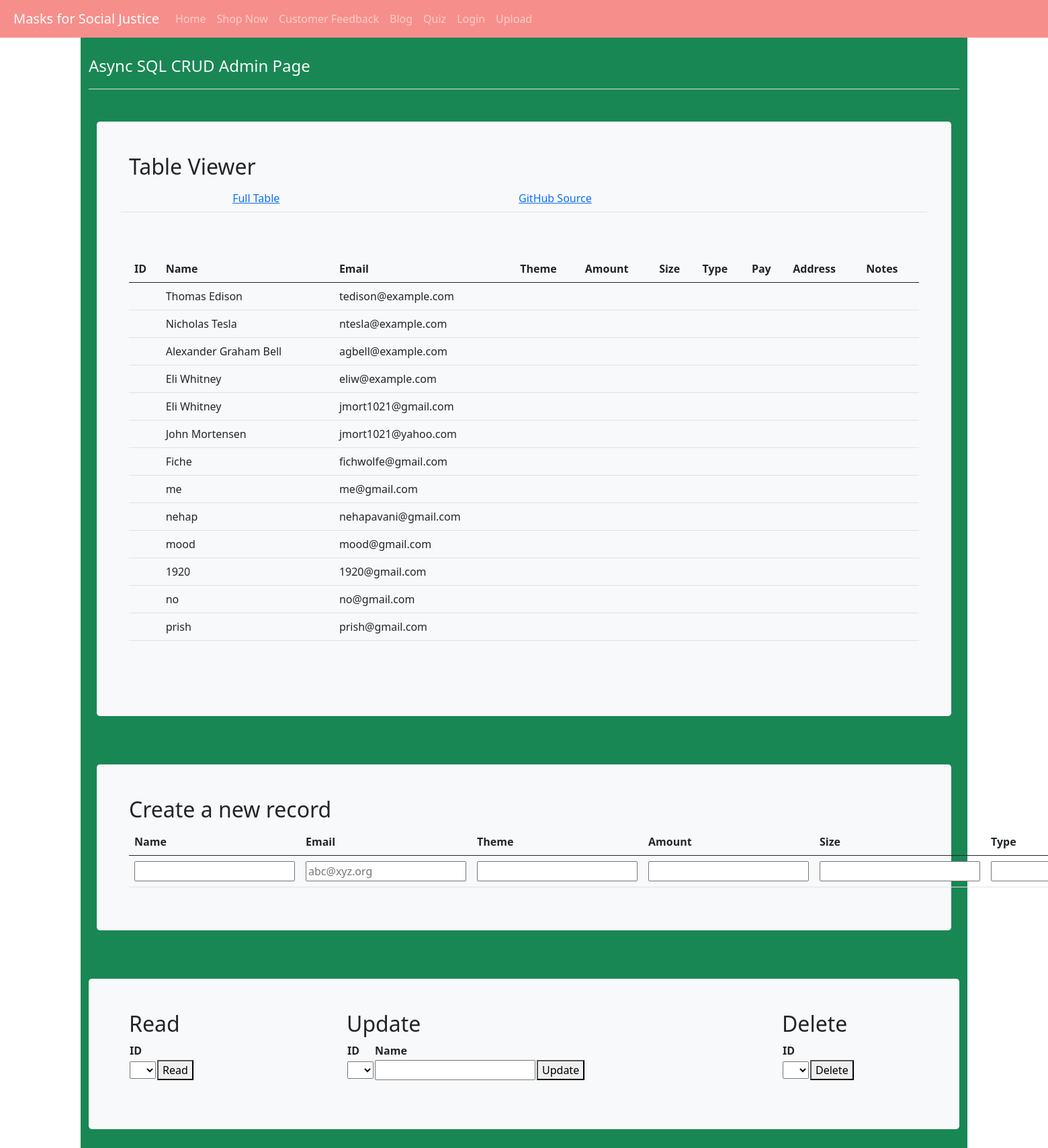
The app's page /purchase_api/ with its own data.
### templates/cruddy/model.py (models this page shows, shortened)
class Users(UserMixin, db.Model):
    userID = db.Column(db.Integer, primary_key=True)
    name = db.Column(db.String(255), unique=False, nullable=False)
    email = db.Column(db.String(255), unique=True, nullable=False)
    password = db.Column(db.String(255), unique=False, nullable=False)
    phone = db.Column(db.String(255), unique=False, nullable=False)
    def read(self):
        return {
            "userID": self.userID,
            "name": self.name,
            "email": self.email,
            "password": self.password,
            "phone": self.phone,
            "query": "by_alc"  # This is for fun, a little watermark
        }

### templates/cruddy/app_purchase_api.py (the view)
@app_purchase_api.route('/')
def purchase_api():
    return render_template("cruddy/templates/purchase_async.html", table=users_all())

### templates/cruddy/query.py (called while the page is built)
def users_all():
    return users_all_alc()

def users_all_alc():
    table = Users.query.all()
    json_ready = [peep.read() for peep in table]
    return json_ready

### templates/cruddy/templates/purchase_async.html (shortened to what this page needs)
<!DOCTYPE html>
{% extends "layouts/base.html" %}
{% block body %}
    <div class="container py-4 text-light bg-success">
        <header class="pb-3 mb-4 border-bottom">
            <div class="d-flex align-items-center text-light text-decoration-none">
                <span class="fs-4">Async SQL CRUD Admin Page</span>
            </div>
        </header>
        <div class="container py-4">
            <div class="p-5 mb-4 bg-light text-dark rounded-3">
                <h2>Table Viewer</h2>
                <div class="row align-items-md-stretch">
                    <table class="table">
                        <tbody>
                        <tr>
                            <td></td>
                            <td></td>
                            <td><a href={{url_for('purchase_api.purchase_api')}}>Full Table </a></td>
                            <td><a href="https://github.com/nighthawkcoders/nighthawk_csp/tree/master/wish">GitHub Source</a></td>
                        </tr>
                        </tbody>
                    </table>
                </div>
                <div class="row align-items-md-stretch">
                    <div class="container-fluid py-5">
                        <table class="table" id="users">
                            <thead>
                            <tr>
                                <th>ID</th>
                                <th>Name</th>
                                <th>Email</th>
                                <th>Theme</th>
                                <th>Amount</th>
                                <th>Size</th>
                                <th>Type</th>
                                <th>Pay</th>
                                <th>Address</th>
                                <th>Notes</th>
                            </tr>
                            </thead>
                            <tbody id="result">
                            {% for row in table %}
                                <tr>
                                    <td>{{ row['purchaseID'] }}</td>
                                    <td>{{ row['name'] }}</td>
                                    <td>{{ row['email'] }}</td>
                                    <td>{{ row['theme'] }}</td>
                                    <td>{{ row['amount'] }}</td>
                                    <td>{{ row['size'] }}</td>
                                    <td>{{ row['type'] }}</td>
                                    <td>{{ row['pay'] }}</td>
                                    <td>{{ row['address'] }}</td>
                                    <td>{{ row['notes'] }}</td>
                                </tr>
                            {% endfor %}
                            </tbody>
                        </table>
                    </div>
                </div>
            </div>
        </div>
        <div class="container py-4">
            <div class="p-5 mb-4 bg-light text-dark rounded-3">
                <h2>Create a new record</h2>
                <table class="table">
                    <thead>
                    <tr>
                        <th><label for="name">Name</label></th>
                        <th><label for="email">Email</label></th>
                        <th><label for="theme">Theme</label></th>
                        <th><label for="amount">Amount</label></th>
                        <th><label for="size">Size</label></th>
                        <th><label for="type">Type</label></th>
                    </tr>
                    </thead>
                    <tbody>
                    <tr>
                        <td><input type="text" name="name" id="name" required></td>
                        <td><input type="email" name="email" id="email" placeholder="abc@xyz.org" required></td>
                        <td><input type="text" name="theme" id="theme" required></td>
                        <td><input type="text" name="amount" id="amount" required></td>
                        <td><input type="text" name="size" id="size" required></td>
                        <td><input type="text" name="type" id="type" required></td>
                    </tr>
                    </tbody>
                </table>
            </div>
        </div>
        <div class="container py-4">
            <div class="row mb-4 bg-light text-dark rounded-3">
                <div class="col-md-3">
                    <div class="p-5 mb-4 bg-light text-dark rounded-3">
                        <h2>Read</h2>
                        <table id="read_table">
                            <tr><th><label for="read_purchaseid">ID</label></th></tr>
                            <tr>
                                <td>
                                    <select name="purchaseid" id="read_purchaseid">
                                        <optgroup id="ogr_purchaseid" label="purchaseid" >
                                            {% for row in table %}
                                                <option id="option" label="{{ row['purchaseID'] }}">{{ row['purchaseID'] }}</option>
                                            {% endfor %}
                                        </optgroup>
                                    </select>
                                </td>
                                <td>
                                    <button onclick="read_Purchase()">Read</button>
                                </td>
                            </tr>
                        </table>
                    </div>
                </div>
                <div class="col-md-6">
                    <div class="p-5 mb-4 bg-light text-dark rounded-3">
                        <h2>Update</h2>
                        <table id="update_table">
                            <tr>
                                <th><label for="update_purchaseid">ID</label></th>
                                <th><label for="update_name">Name</label></th>
                            </tr>
                            <tr>
                                <td>
                                    <select name="purchaseid" id="update_purchaseid">
                                        <optgroup id="ogu_purchaseid" label="purchaseid" >
                                            {% for row in table %}
                                                <option label="{{ row['purchaseID'] }}">{{ row['purchaseID'] }}</option>
                                            {% endfor %}
                                        </optgroup>
                                    </select>
                                </td>
                                <td><input type="text" name="name" id="update_name" required></td>
                                <td> <button onclick="update_Purchase()">Update</button>
                                </td>
                            </tr>
                        </table>
                    </div>
                </div>
                <div class="col-md-3">
                    <div class="p-5 mb-4 bg-light text-dark rounded-3">
                        <h2>Delete</h2>
                        <table id="read_table">
                            <tr><th><label for="delete_purchaseid">ID</label></th></tr>
                            <tr>
                                <td>
                                    <select name="purchaseid" id="delete_purchaseid">
                                        <optgroup id="ogd_purchaseid" label="purchaseid">
                                            {% for row in table %}
                                                <option label="{{ row['purchaseID'] }}">{{ row['purchaseID'] }}</option>
                                            {% endfor %}
                                        </optgroup>
                                    </select>
                                </td>
                                <td><button onclick="delete_Purchase()">Delete</button></td>
                            </tr>
                        </table>
                    </div>
                </div>
            </div>
        </div>
    </div>
{% endblock %}

### records on screen
Users: name "Thomas Edison", email "tedison@example.com"
Users: name "Nicholas Tesla", email "ntesla@example.com"
Users: name "Alexander Graham Bell", email "agbell@example.com"
Users: name "Eli Whitney", email "eliw@example.com"
Users: name "Eli Whitney", email "jmort1021@gmail.com"
Users: name "John Mortensen", email "jmort1021@yahoo.com"
Users: name "Fiche", email "fichwolfe@gmail.com"
Users: name "me", email "me@gmail.com"
Users: name "nehap", email "nehapavani@gmail.com"
Users: name "mood", email "mood@gmail.com"
Users: name "1920", email "1920@gmail.com"
Users: name "no", email "no@gmail.com"
Users: name "prish", email "prish@gmail.com"
